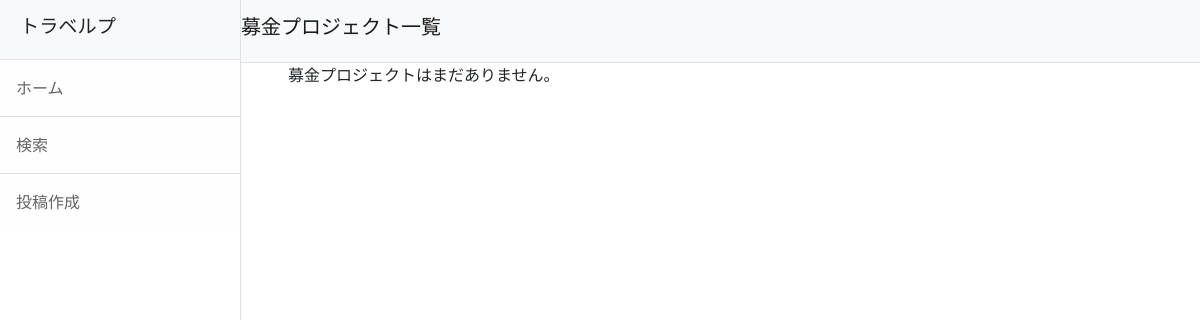
The app's page /fundraising/, older data.
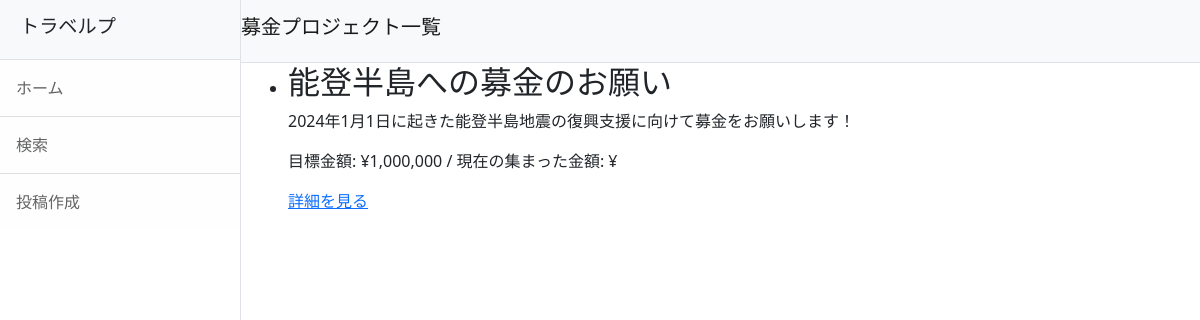
The same page, newer data.
### travelp/models.py (models this page shows, shortened)
class Fundraising(models.Model):
    title = models.CharField(max_length=255)
    description = models.TextField()
    goal_amount = models.DecimalField(max_digits=10, decimal_places=2)
    collected_amount = models.DecimalField(max_digits=10, decimal_places=2, default=0)
    created_at = models.DateTimeField(auto_now_add=True)

### travelp/views.py (the view)
# urls.py: path('fundraising/', views.fundraising_list, name='fundraising_list'),
def fundraising_list(request):
    fundraising_projects = Fundraising.objects.all()
    return render(request, 'fundraising/fundraising_list.html', {'fundraising_projects': fundraising_projects})

### travelp/templatetags/custom_filters.py (called while the page is built)
@register.filter
def format_with_commas(value):
    try:
        value = float(value)  # Decimal を float に変換
        return "{:,.0f}".format(value)  # 小数点なしのカンマ区切りフォーマット
    except (ValueError, TypeError):
        return value  # 数値以外ならそのまま返す

### travelp/templates/fundraising/fundraising_list.html (shortened to what this page needs)
{% extends 'base.html' %}
{% load custom_filters %}
{% block header %}募金プロジェクト一覧{% endblock %}
{% block content %}
  <ul>
    {% for project in fundraising_projects %}
      <li>
        <h2>{{ project.title }}</h2>
        <p>{{ project.description }}</p>
        <p>目標金額: ¥{{ project.goal_amount|format_with_commas }} / 現在の集まった金額: ¥{{ project.raised_amount|format_with_commas }}</p>
        <a href="{% url 'travelp:fundraising_detail' project.id %}">詳細を見る</a>
      </li>
    {% empty %}
      <p>募金プロジェクトはまだありません。</p>
    {% endfor %}
  </ul>
{% endblock %}

Row changes from the older to the newer data that the page shows:
added Fundraising: title "能登半島への募金のお願い", description "2024年1月1日に起きた能登半島地震の復興支援に向けて募金をお願いします！", goal_amount "1,000,000"
Text that changed along with them:
text no longer shown: "募金プロジェクトはまだありません。"
